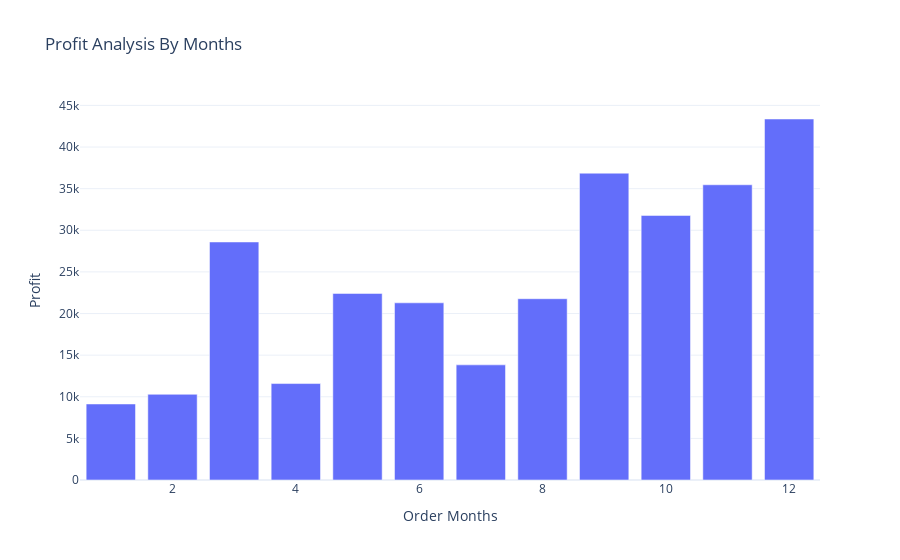

The code cell stored with this chart in its notebook:
### Code cell
profit_fig=px.bar(
    profit_by_monthly,
    x='Order Months',
    y='Profit',
    title="Profit Analysis By Months"
)
profit_fig.show()

### Figure 1 — Plotly figure (JSON) as saved in the notebook; plotly's stock layout.template omitted (floating-point values rounded to 4 significant figures)
{"data": [{"hovertemplate": "Order Months=%{x}<br>Profit=%{y}<extra></extra>", "legendgroup": "", "marker": {"color": "#636efa", "pattern": {"shape": ""}}, "name": "", "orientation": "v", "showlegend": false, "textposition": "auto", "type": "bar", "x": [1, 2, 3, 4, 5, 6, 7, 8, 9, 10, 11, 12], "xaxis": "x", "y": [9134.0, 10290.0, 28590.0, 11590.0, 22410.0, 21290.0, 13830.0, 21780.0, 36860.0, 31780.0, 35470.0, 43370.0], "yaxis": "y"}], "layout": {"barmode": "relative", "legend": {"tracegroupgap": 0}, "title": {"text": "Profit Analysis By Months"}, "xaxis": {"anchor": "y", "domain": [0, 1], "title": {"text": "Order Months"}}, "yaxis": {"anchor": "x", "domain": [0, 1], "title": {"text": "Profit"}}}}
